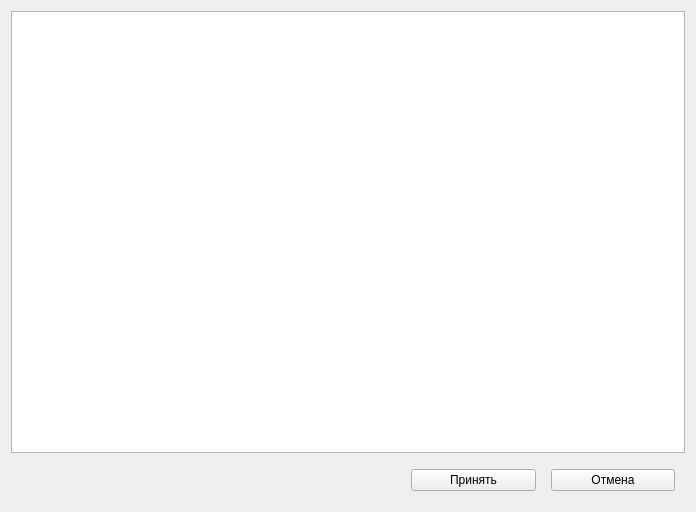
<?xml version="1.0" encoding="UTF-8"?>
<ui version="4.0">
 <class>DockerSettings</class>
 <widget class="QWidget" name="DockerSettings">
  <property name="geometry">
   <rect>
    <x>0</x>
    <y>0</y>
    <width>696</width>
    <height>512</height>
   </rect>
  </property>
  <property name="windowTitle">
   <string>Form</string>
  </property>
  <layout class="QVBoxLayout" name="verticalLayout_2">
   <item>
    <widget class="CodeEditor" name="dockerFile"/>
   </item>
   <item>
    <layout class="QHBoxLayout" name="horizontalLayout">
     <property name="spacing">
      <number>15</number>
     </property>
     <property name="leftMargin">
      <number>400</number>
     </property>
     <property name="topMargin">
      <number>10</number>
     </property>
     <property name="rightMargin">
      <number>10</number>
     </property>
     <property name="bottomMargin">
      <number>10</number>
     </property>
     <item>
      <widget class="QPushButton" name="enterButton">
       <property name="text">
        <string>Принять</string>
       </property>
      </widget>
     </item>
     <item>
      <widget class="QPushButton" name="backButton">
       <property name="text">
        <string>Отмена</string>
       </property>
      </widget>
     </item>
    </layout>
   </item>
  </layout>
 </widget>
 <customwidgets>
  <customwidget>
   <class>CodeEditor</class>
   <extends>QPlainTextEdit</extends>
   <header>codeeditor.h</header>
  </customwidget>
 </customwidgets>
 <resources/>
 <connections/>
</ui>
